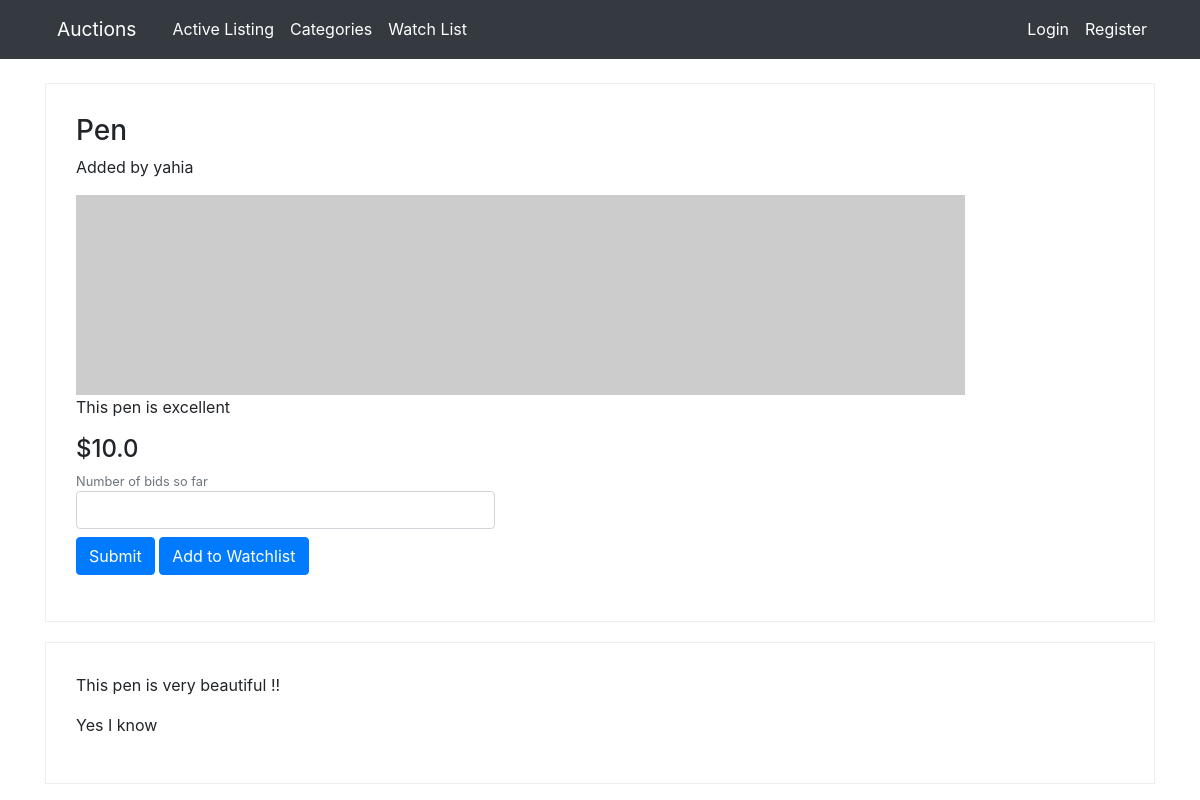
/listing/2, run on the app's committed database.
### auctions/models.py (models this page shows, shortened)
class Listing(models.Model):
    title = models.CharField(max_length=50)
    description = models.TextField()
    start_bid = models.FloatField()
    current_bid = models.FloatField()
    created_date = models.DateTimeField(default=timezone.now)
    image_URL = models.URLField(blank=True, default="")
    user = models.ForeignKey(User, on_delete=models.CASCADE)
    category = models.CharField(max_length=50)
    is_active = models.BooleanField(default=True)

class User(AbstractUser):
    pass

class Comment(models.Model):
    content = models.TextField()
    listing = models.ForeignKey(Listing, related_name="comments", on_delete=models.CASCADE)
    user = models.ForeignKey(User, on_delete=models.CASCADE)

### auctions/views.py (the view)
# urls.py: path("listing/<int:id>", views.listing_page, name="listing-page"),
def listing_page(request, id):
    listing = Listing.objects.filter(id=id).first()
    context = {
        "listing": listing
    }
    return render(request, "auctions/listing-page.html", context)

### auctions/templates/auctions/listing-page.html (shortened to what this page needs)
{% extends "auctions/layout.html" %}
{% block body %}
    <div class="main-content">
        <h3> {{ listing.title }} </h3>
        {% if user.username == listing.user.username %}
            <p> Added by you </p>
        {% else %}
            <p> Added by {{ listing.user.username }} </p>
        {% endif %}
        <div class="listing-image">
            <img src="{{listing.image_URL}}" alt="img">
        </div>
        <p class="listing-description">{{ listing.description }}</p>
        <h4 class="listing-price"> ${{ listing.current_bid }} </h4>
        {% if user.username == listing.user.username %}
            <a class="btn btn-primary" href="#"> Close Auction </a>
        {% else %}
            <form class="bid-form" action="#" method="POST">
                <div class="form-group">
                    <small class="form-text text-muted">Number of bids so far</small>
                    <input type="text" class="form-control bid-value mb-2">
                    <input type="submit" class="btn btn-primary">
                    <a class="btn btn-primary" href="#"> Add to Watchlist </a>
                    </div>
            </form>
        {% endif %}
    </div>
    <div class="listing-comments main-content">
        {% for comment in listing.comments.all %}
            <p> {{comment.content}} </p>
        {% endfor %}
    </div>
{% endblock %}

### auctions/static/auctions/styles.css (style rules this page uses)
.form-control { position: relative; }
.main-content { border: 1px solid #eee; padding: 30px; margin-bottom: 20px; }
.listing-image img { max-width: 100%; }
.bid-form .bid-value { display: block; width: 40%; }

### data on the page
Listing: title "Pen", user.username "yahia", description "This pen is excellent", current_bid "10.0"
Comment: content "This pen is very beautiful !!"
Comment: content "Yes I know"
